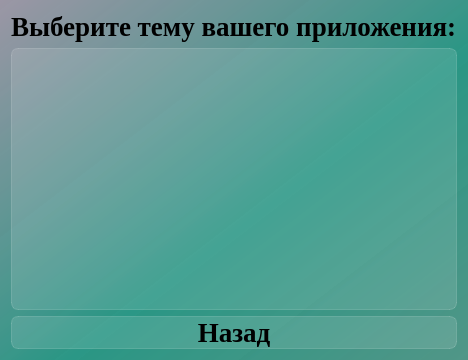
<?xml version="1.0" encoding="UTF-8"?>
<ui version="4.0">
 <class>Dialog_choose_theme</class>
 <widget class="QDialog" name="Dialog_choose_theme">
  <property name="geometry">
   <rect>
    <x>0</x>
    <y>0</y>
    <width>354</width>
    <height>360</height>
   </rect>
  </property>
  <property name="windowTitle">
   <string>Темы приложения</string>
  </property>
  <property name="styleSheet">
   <string notr="true">background-color: qlineargradient(spread:pad, x1:1, y1:1, x2:0, y2:0, stop:0 rgba(81, 150, 135, 255), stop:0.427447 rgba(41, 150, 132, 235), stop:1 rgba(155, 150, 165, 255));
font-family: Liberation Serif;</string>
  </property>
  <layout class="QVBoxLayout" name="verticalLayout">
   <item>
    <widget class="QLabel" name="label_choose_theme">
     <property name="styleSheet">
      <string notr="true">text-align: center;
font-weight: bold;
font-size: 20pt;
background-color: none;</string>
     </property>
     <property name="text">
      <string>Выберите тему вашего приложения:</string>
     </property>
     <property name="wordWrap">
      <bool>false</bool>
     </property>
    </widget>
   </item>
   <item>
    <widget class="QListWidget" name="listWidget_list_of_themes">
     <property name="styleSheet">
      <string notr="true">QListView {
font-weight: bold;
font-size: 20pt;
background-color: rgba(255, 255, 255, 30);
border: 1px solid rgba(255, 255, 255, 40);
border-radius: 7px;
}

QListView::item:selected {
border: none;
color: rgb(255, 255, 255);
background-color: rgba(255, 255, 255, 50);
}</string>
     </property>
    </widget>
   </item>
   <item>
    <widget class="QPushButton" name="pushButton_back">
     <property name="styleSheet">
      <string notr="true">QPushButton {
font-weight: bold;
font-size: 20pt;
text-align: center;
background-color: rgba(255, 255, 255, 30);
border: 1px solid rgba(255, 255, 255, 40);
border-radius: 7px;
}

QPushButton:hover {
background-color: rgba(255, 255, 255, 40);
}
QPushButton:pressed {
background-color: rgba(255, 255, 255, 70);
}</string>
     </property>
     <property name="text">
      <string>Назад</string>
     </property>
    </widget>
   </item>
  </layout>
 </widget>
 <resources/>
 <connections/>
</ui>
